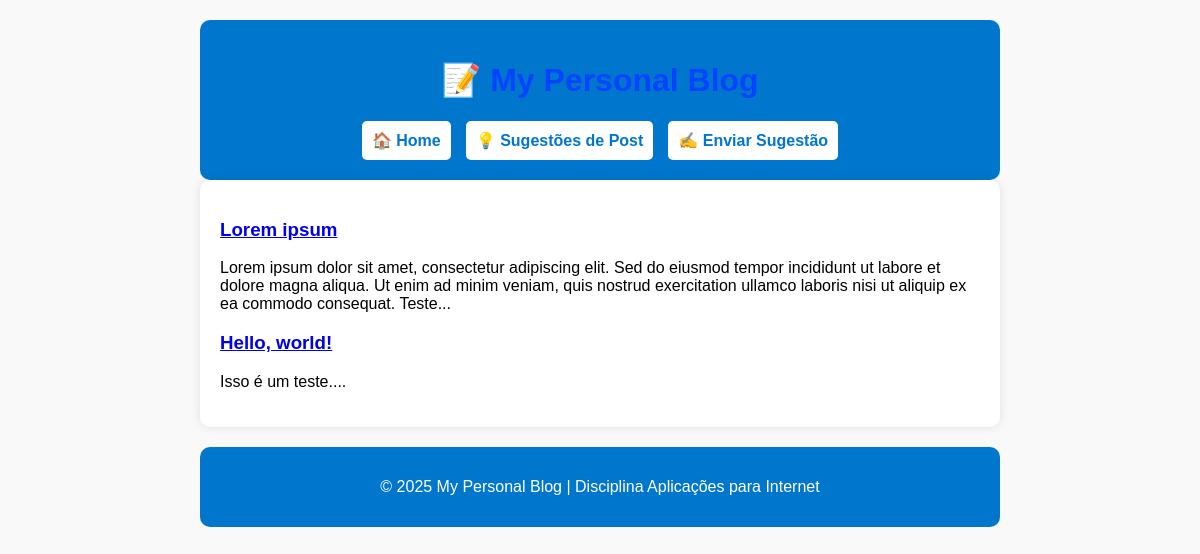
Screenshot of /category/Teste/ with the database file from the repository.
### blog/models.py (models this page shows, shortened)
class Post(models.Model):
    title = models.CharField(max_length=255)
    body = models.TextField()
    author = models.ForeignKey(User, on_delete=models.CASCADE, related_name="posts", default=1)
    created_on = models.DateTimeField(auto_now_add=True)
    last_modified = models.DateTimeField(auto_now=True)
    categories = models.ManyToManyField("Category", related_name="posts") #relacionamento entre post e categories
    class Meta:
        ordering = ["-created_on"]
        verbose_name_plural = "Posts"

### blog/views.py (the view)
# urls.py: path("category/<str:category>/", views.blog_category, name="blog_category"),  # Ajustado para <str:category>
def blog_category(request, category):
    posts = Post.objects.filter(
        categories__name__contains=category
    ).order_by("-created_on")
    context = {
        "category": category,
        "posts": posts,
    }
    return render(request, "blog/category.html", context)

### blog/templates/blog/category.html
{% extends "base.html" %}
{% block page_content %}
    {% for post in posts %}
        <h3><a href="{% url 'blog_detail' post.pk %}">{{ post.title }}</a></h3>
        <p>{{ post.body | slice:":400" }}...</p>
    {% endfor %}
{% endblock page_content %}

### templates/base.html (style rules this page uses)
body { max-width: 800px; margin: auto; font-family: Arial, sans-serif; background-color: #f9f9f9; padding: 20px; }

### rows the page displays
Post: title "Lorem ipsum", body "Lorem ipsum dolor sit amet, consectetur adipiscing elit. Sed do eiusmod tempor incididunt ut labore et dolore magna aliqua. Ut enim ad minim veniam, quis nostrud exercitation ullamco laboris nisi ut aliquip ex ea commodo consequat. Teste"
Post: title "Hello, world!", body "Isso é um teste."
